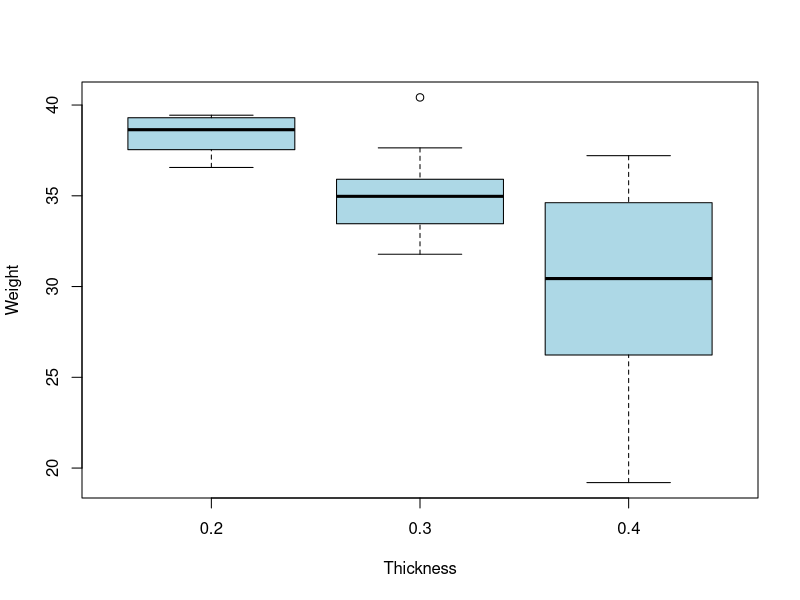
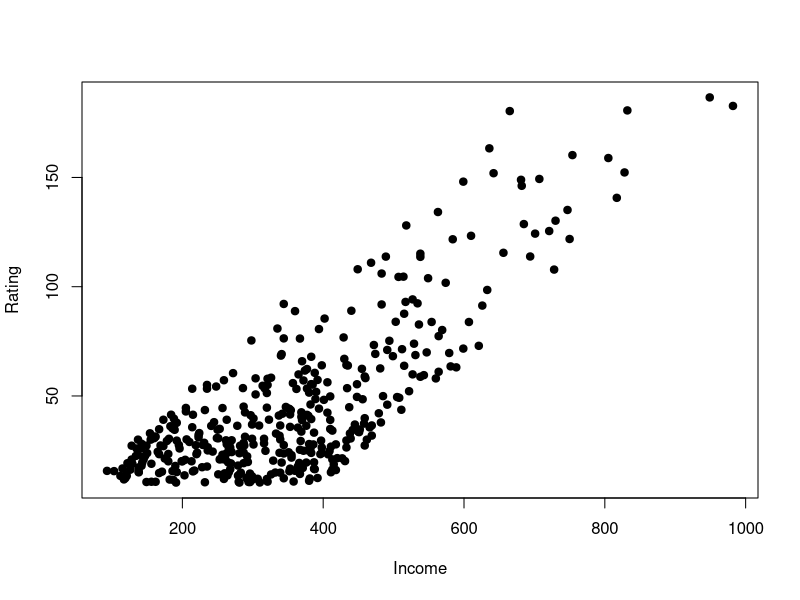
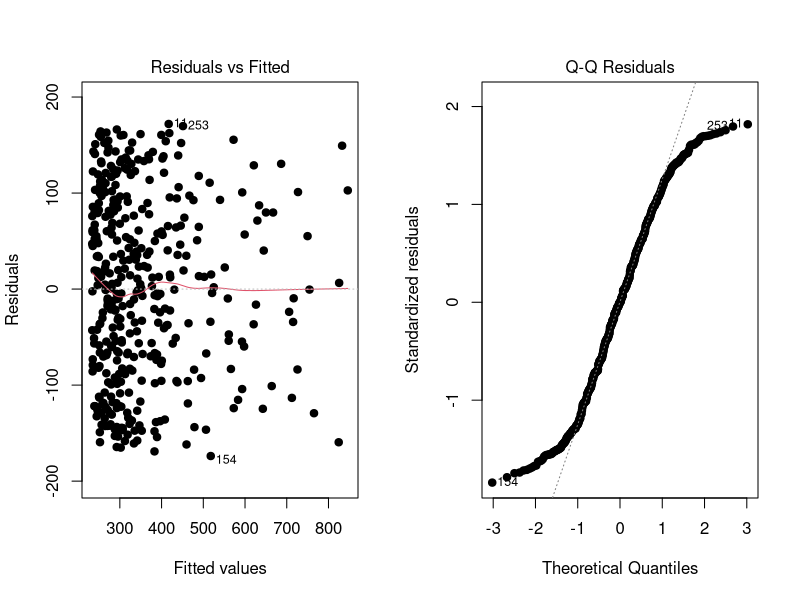
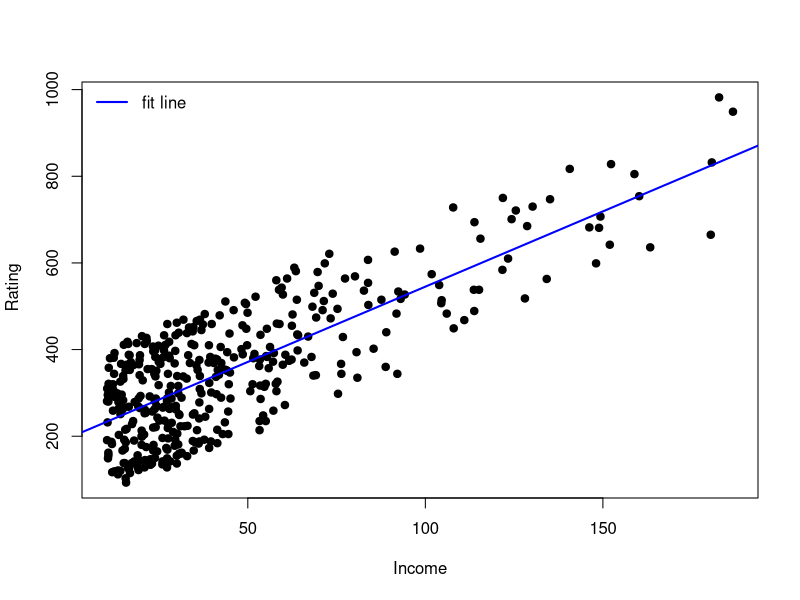
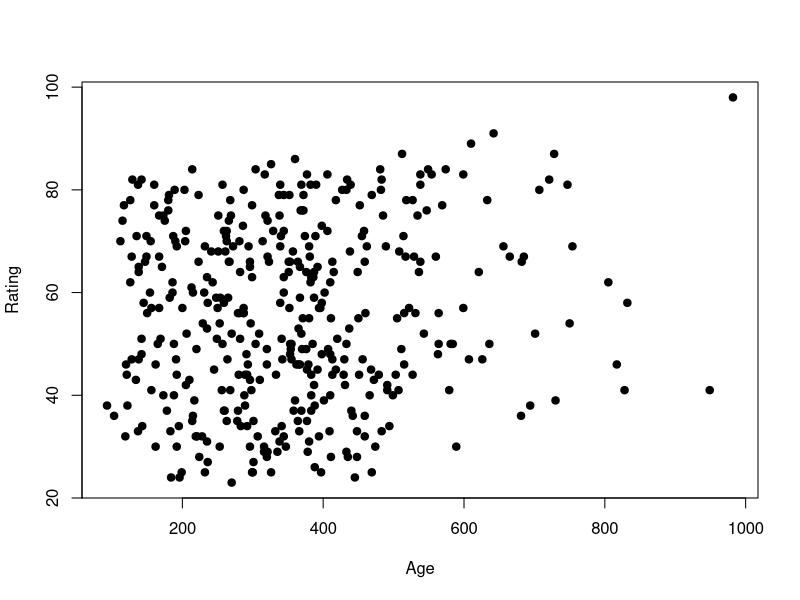
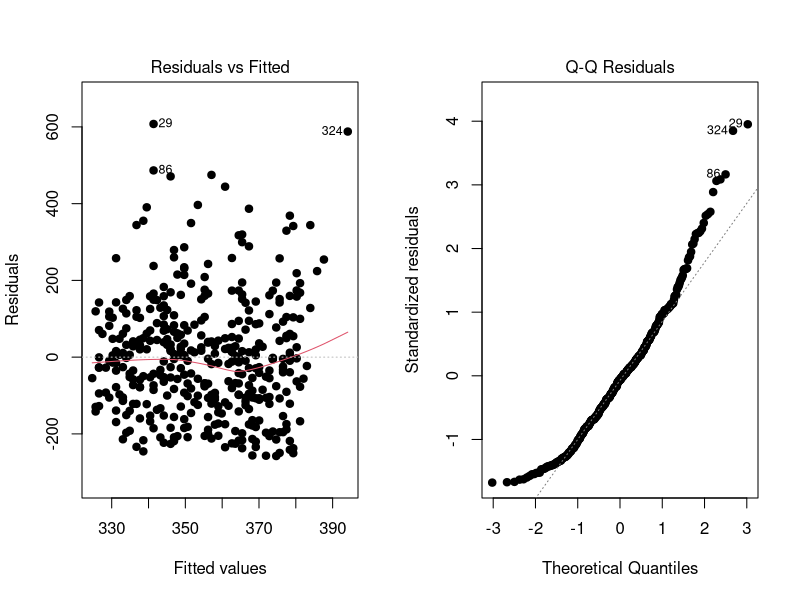
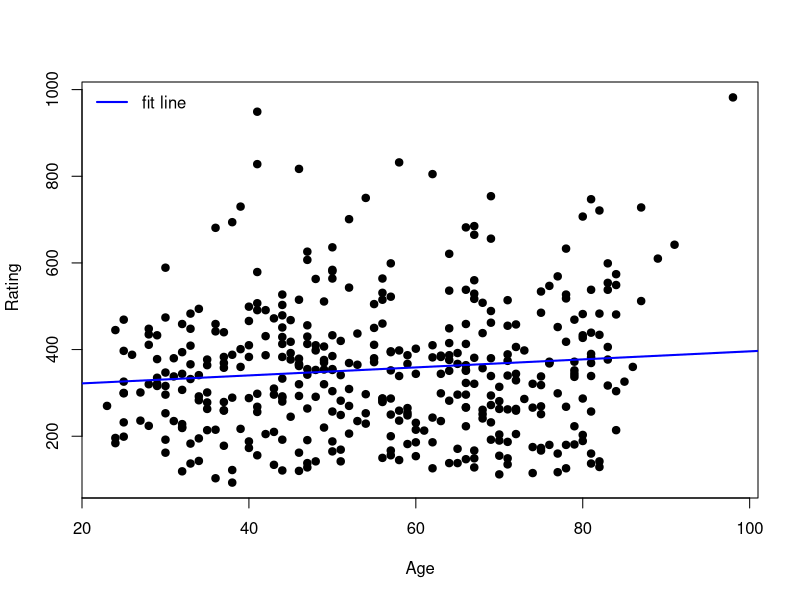
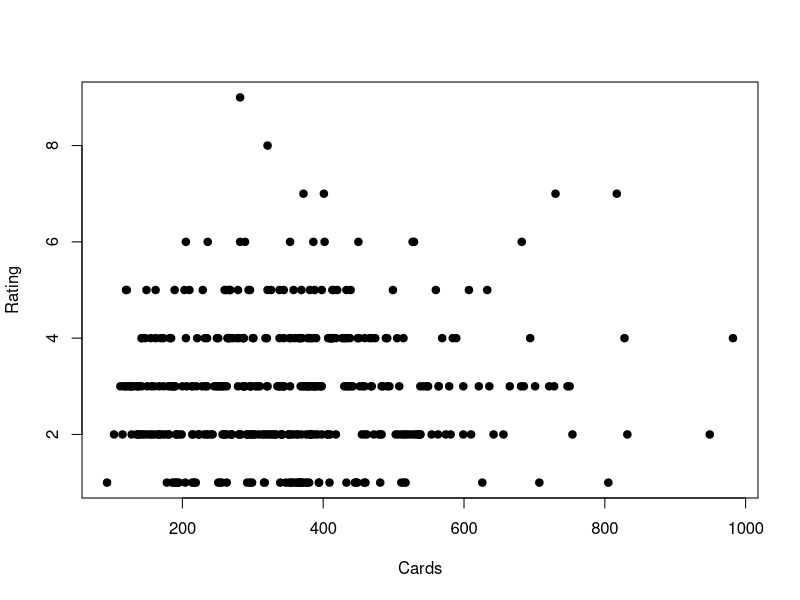

Source code (R) for these figures, in order:
## ---- chunk 1
setwd("~/Documents/CLASSES/Statistics Learn/ST515-2022/WEEK11. Regression/hw11")
surface <- read.csv("surface.csv")
# factors
surface$power <- as.factor(surface$power)
surface$speed<- as.factor(surface$speed)
surface$thickness <- as.factor(surface$thickness)

# fit model
fit <- aov(X.weight~ power + speed + thickness + power:speed + power:thickness+ speed:thickness,data=surface)
summary(fit)  # ANOVA table

## ---- chunk 2
falpha.AB <- qf(0.05,4,8,lower.tail=F)
falpha.AB
falpha.AC <- qf(0.05,4,8,lower.tail=F)
falpha.AC
falpha.BC <- qf(0.05,4,8,lower.tail=F)
falpha.BC

## ---- chunk 3
boxplot(X.weight~thickness,data=surface,col="light blue",xlab="Thickness",ylab="Weight")

TukeyHSD(fit)$thickness
## ---- chunk 4
Credit <- read.csv("Credit.csv")
par(mfrow=c(1,1))
plot(Credit$Rating,Credit$Income,pch=19,
     xlab="Income", ylab="Rating")
cor(Credit$Rating,Credit$Income)
# fit model      
fit <- lm(Rating~Income,Credit)
par(mfrow=c(1,2))
plot(fit,1:2,pch=19)  # residual diagnostics
summary(fit) # fit summary

# scatterplot 
par(mfrow=c(1,1))
plot(Credit$Income,Credit$Rating,pch=19,
     xlab="Income", ylab=" Rating")
abline(fit,lwd=2,col="blue")
legend("topleft",legend="fit line",lwd=2,col="blue",bty="n")


## ---- chunk 5
Credit <- read.csv("Credit.csv")
par(mfrow=c(1,1))
plot(Credit$Rating,Credit$Age,pch=19,
     xlab="Age", ylab="Rating")
cor(Credit$Rating,Credit$Age)
# fit model      
fit <- lm(Rating~Age,Credit)
par(mfrow=c(1,2))
plot(fit,1:2,pch=19)  # residual diagnostics
summary(fit) # fit summary

# scatterplot of Gore vs. Clinton with fit line overlay
par(mfrow=c(1,1))
plot(Credit$Age,Credit$Rating,pch=19,
     xlab="Age", ylab=" Rating")
abline(fit,lwd=2,col="blue")
legend("topleft",legend="fit line",lwd=2,col="blue",bty="n")


## ---- chunk 6
Credit <- read.csv("Credit.csv")
Cards<-as.factor(Credit$Cards)
par(mfrow=c(1,1))
plot(Credit$Rating,Credit$Cards,pch=19,
     xlab="Cards", ylab="Rating")
cor(Credit$Rating,Credit$Cards)
# fit model      
fit <- lm(Rating~as.factor(Cards),Credit)
par(mfrow=c(1,2))
plot(fit,1:2,pch=19)  # residual diagnostics
summary(fit) # fit summary


par(mfrow=c(1,1))
plot(Cards,Credit$Rating,col=Cards,pch=19,xlab="Number of cards")

## ---- chunk 7
Credit <- read.csv("Credit.csv")
par(mfrow=c(1,1))
plot(Credit$Rating,as.factor(Credit$Student),pch=19,
     xlab="Student", ylab="Rating")
# fit model      
fit <- lm(Rating~as.factor(Student),Credit)
par(mfrow=c(1,2))
plot(fit,1:2,pch=19)  # residual diagnostics
summary(fit) # fit summary


par(mfrow=c(1,1))
plot(as.factor(Credit$Student),Credit$Rating,col=as.factor(Credit$Student),pch=19,xlab="Number of cards")
## ---- chunk 8
set.seed(1)
X=rnorm(100,0,1)
## ---- chunk 9
eps=rnorm(100,0,0.25)
## ---- chunk 10
Y=-1+0.5*X+eps
length(Y)
## ---- chunk 11
par(mfrow=c(1,1))
plot(X,Y,pch=19)
cor(X,Y)
## ---- chunk 12
fit1 <- lm(Y~X)
par(mfrow=c(1,2))
plot(fit1,1:2,pch=19)  # residual diagnostics
summary(fit1)   # fit summary
## ---- chunk 13
# scatterplot with fit line
par(mfrow=c(1,1))
plot(X,Y,pch=19)
abline(fit1,lwd=3,col="blue")
lines(X,-1+0.5*X,lwd =3, col = "red")
legend("topleft",legend=c("Least squares line","Population regression line"),lwd=3,col=c("blue", "red"))
## ---- chunk 14
eps=rnorm(100,0,0.01)
Y=-1+0.5*X+eps
length(Y)
par(mfrow=c(1,1))
plot(X,Y,pch=19)
cor(X,Y)
fit2 <- lm(Y~X)
par(mfrow=c(1,2))
plot(fit2,1:2,pch=19)  # residual diagnostics
summary(fit2)   # fit summary

par(mfrow=c(1,1))
plot(X,Y,pch=19)
abline(fit2,lwd=3,col="blue")
lines(X,-1+0.5*X,lwd =3, col = "red")
legend("topleft",legend=c("Least squares line","Population regression line"),lwd=3,col=c("blue", "red"))

## ---- chunk 15
 
eps=rnorm(100,0,4)
Y=-1+0.5*X+eps
length(Y)
par(mfrow=c(1,1))
plot(X,Y,pch=19)
cor(X,Y)
fit3 <- lm(Y~X)
par(mfrow=c(1,2))
plot(fit3,1:2,pch=19)  # residual diagnostics
summary(fit3)   # fit summary

par(mfrow=c(1,1))
plot(X,Y,pch=19)
abline(fit3,lwd=3,col="blue")
lines(X,-1+0.5*X,lwd =3, col = "red")
legend("topleft",legend=c("Least squares line","Population regression line"),lwd=3,col=c("blue", "red"))

## ---- chunk 16
confint(fit1)
confint(fit2)
confint(fit3)
